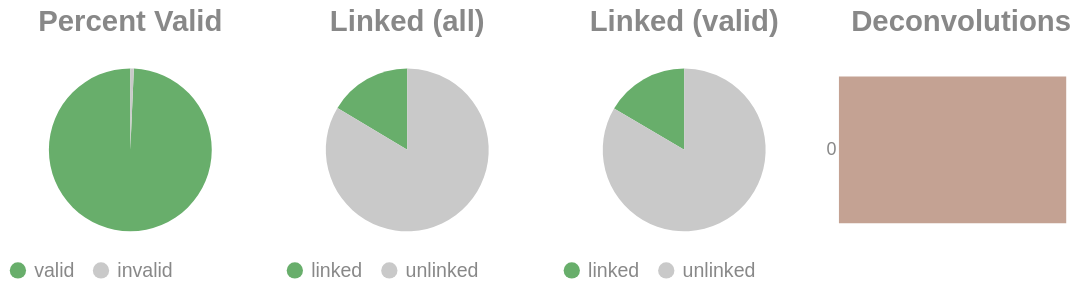

Notebook source saved alongside this figure:
### Code cell
if SKIPLR:
    pass
else:
    clash = Counter()
    for i in valids['molecule'].to_list():
        _mol = i.split("-")
        if len(_mol) == 1:
            clash.update('0')
        else:
            clash.update(_mol[-1])

    _d = {"deconvolutions": [], 'count': []}
    for k,v in clash.items():
        _d['deconvolutions'].append(k)
        _d['count'].append(v)

    tot_valid = valids['reads'].sum()
    mask = valids['reads'] >= 2
    n_linked_reads = valids.filter(mask)['reads'].sum()
    if n_linked_reads == 0:
        print_html("No linked molecules (>=2 reads) were detected; skipping linked-only distributions.")
        SKIPLR = True
    else:
        perc_valid = round(tot_valid / n_reads, 4)
        linked_perc_abs = round(n_linked_reads / n_reads, 4)
        linked_perc = round(n_linked_reads / tot_valid, 4)

    _valid = pl.DataFrame({"valids": ['valid', 'invalid'], "count": [tot_valid, n_reads - tot_valid]})
    _linked_abs = pl.DataFrame({"linked (absolute)": ['linked', 'unlinked'], "count": [n_linked_reads, n_reads - n_linked_reads]})
    _linked_rel = pl.DataFrame({"linked (valids)": ['linked', 'unlinked'], "count": [n_linked_reads, tot_valid - n_linked_reads]})

    (
        alt.hconcat(
            piechart(_valid, goodval = 'valid', title = "Percent Valid"),
            piechart(_linked_abs, goodval = "linked", title =  "Linked (all)"),
            piechart(_linked_rel, goodval = "linked", title =  "Linked (valid)"),
            convolutionbar(pl.DataFrame(_d), title = "Deconvolutions"),
            center = True,
            bounds = 'flush'
        )
        .resolve_scale(color='independent')
        .resolve_legend('independent')
        .properties(usermeta={'embedOptions': {"actions": False}})
    ).display()

### Figure 1 — Vega-Lite specification as saved in the notebook (floating-point values rounded to 4 significant figures)
{"width": "container", "height": 400, "config": {"title": {"anchor": "start", "dy": -15, "fontSize": 18, "color": "#888888", "subtitleColor": "#888888", "subtitleFontSize": 14}, "arc": {"fill": "#0072B2"}, "axis": {"domainColor": "#888888", "domainWidth": 0.5, "gridWidth": 0.2, "grid": false, "titleFontWeight": 400, "titleFontSize": 15, "labelFontSize": 11, "labelColor": "#888888", "tickColor": "#888888", "tickWidth": 0.2, "titleColor": "#888888"}, "axisBand": {"grid": false}, "axisX": {"grid": true, "tickSize": 10, "domainCap": "round"}, "axisY": {"domain": false, "grid": true, "tickSize": 0, "domainCap": "round"}, "background": "transparent", "header": {"labelFontSize": 15, "labelColor": "#888888", "titleFontSize": 15, "titleFontWeight": 600, "titleColor": "#888888"}, "legend": {"labelFont": "sans-serif", "labelFontSize": 12, "labelColor": "#888888", "symbolSize": 100, "symbolType": "circle", "titleFontSize": 12, "titlePadding": 10, "titleColor": "#888888", "title": null}, "range": {"category": ["#E69F00", "#56B4E9", "#009E73", "#F0E442", "#0072B2", "#D55E00", "#CC79A7", "#000000"], "diverging": ["#cfe8f3", "#a2d4ec", "#73bfe2", "#46abdb", "#1696d2", "#12719e"]}, "area": {"fill": "#0072B2", "fillOpacity": 0.7, "line": true, "strokeOpacity": 0.7}, "line": {"color": "#0072B2", "stroke": "#0072B2", "strokeWidth": 2}, "trail": {"color": "#0072B2", "stroke": "#0072B2", "strokeWidth": 0, "size": 1}, "point": {"filled": true, "fillOpacity": 1.0, "size": 95}, "text": {"color": "#888888", "fontSize": 11, "align": "right", "fontWeight": 400, "size": 11}, "bar": {"fill": "#0072B2", "stroke": null}, "view": {"stroke": null, "continuousWidth": 660, "continuousHeight": 400}}, "hconcat": [{"data": {"name": "data-bdd5390dffbe771afcbdf6447993970a"}, "mark": {"type": "arc"}, "encoding": {"color": {"field": "valids", "legend": {"orient": "bottom", "title": null}, "scale": {"domain": ["valid", "invalid"], "range": ["#68ae6b", "#C9C9C9"]}, "title": "Valids", "type": "nominal"}, "theta": {"field": "count", "type": "quantitative"}, "tooltip": [{"field": "valids", "title": "Valids", "type": "ordinal"}, {"field": "percent", "format": ".2%", "title": "Percent", "type": "quantitative"}, {"field": "count", "title": "Count", "type": "quantitative"}]}, "height": 100, "title": {"text": "Percent Valid", "align": "center", "anchor": "middle"}, "transform": [{"calculate": "datum.count / 2880451", "as": "percent"}], "width": 150}, {"data": {"name": "data-40a2348e85bd53d62c0f9efd7ce9cbd5"}, "mark": {"type": "arc"}, "encoding": {"color": {"field": "linked (absolute)", "legend": {"orient": "bottom", "title": null}, "scale": {"domain": ["linked", "unlinked"], "range": ["#68ae6b", "#C9C9C9"]}, "title": "Linked (Absolute)", "type": "nominal"}, "theta": {"field": "count", "type": "quantitative"}, "tooltip": [{"field": "linked (absolute)", "title": "Linked (Absolute)", "type": "ordinal"}, {"field": "percent", "format": ".2%", "title": "Percent", "type": "quantitative"}, {"field": "count", "title": "Count", "type": "quantitative"}]}, "height": 100, "title": {"text": "Linked (all)", "align": "center", "anchor": "middle"}, "transform": [{"calculate": "datum.count / 2880451", "as": "percent"}], "width": 150}, {"data": {"name": "data-b4267d4d55bb494d303388c8ad69efba"}, "mark": {"type": "arc"}, "encoding": {"color": {"field": "linked (valids)", "legend": {"orient": "bottom", "title": null}, "scale": {"domain": ["linked", "unlinked"], "range": ["#68ae6b", "#C9C9C9"]}, "title": "Linked (Valids)", "type": "nominal"}, "theta": {"field": "count", "type": "quantitative"}, "tooltip": [{"field": "linked (valids)", "title": "Linked (Valids)", "type": "ordinal"}, {"field": "percent", "format": ".2%", "title": "Percent", "type": "quantitative"}, {"field": "count", "title": "Count", "type": "quantitative"}]}, "height": 100, "title": {"text": "Linked (valid)", "align": "center", "anchor": "middle"}, "transform": [{"calculate": "datum.count / 2860512", "as": "percent"}], "width": 150}, {"data": {"name": "data-1cb6a5c1dee611872c83d7c8e98b741b"}, "mark": {"type": "bar"}, "encoding": {"color": {"field": "deconvolutions", "legend": null, "scale": {"scheme": "lightgreyred"}, "type": "nominal"}, "tooltip": [{"field": "deconvolutions", "title": "Deconvolutions", "type": "ordinal"}, {"field": "percent", "format": ".2%", "title": "Percent", "type": "quantitative"}, {"field": "count", "title": "Count", "type": "quantitative"}], "x": {"axis": null, "field": "count", "type": "quantitative"}, "y": {"field": "deconvolutions", "sort": "ascending", "title": null, "type": "nominal"}}, "height": 100, "title": {"text": "Deconvolutions", "align": "center", "anchor": "middle"}, "transform": [{"calculate": "datum.count / 2604435", "as": "percent"}], "width": 150}], "bounds": "flush", "center": true, "resolve": {"legend": {"angle": "independent"}, "scale": {"color": "independent"}}, "usermeta": {"embedOptions": {"actions": false}}, "$schema": "https://vega.github.io/schema/vega-lite/v6.1.0.json", "datasets": {"data-bdd5390dffbe771afcbdf6447993970a": [{"valids": "valid", "count": 2860512}, {"valids": "invalid", "count": 19939}], "data-40a2348e85bd53d62c0f9efd7ce9cbd5": [{"linked (absolute)": "linked", "count": 472180}, {"linked (absolute)": "unlinked", "count": 2408271}], "data-b4267d4d55bb494d303388c8ad69efba": [{"linked (valids)": "linked", "count": 472180}, {"linked (valids)": "unlinked", "count": 2388332}], "data-1cb6a5c1dee611872c83d7c8e98b741b": [{"deconvolutions": "0", "count": 2604435}]}}
